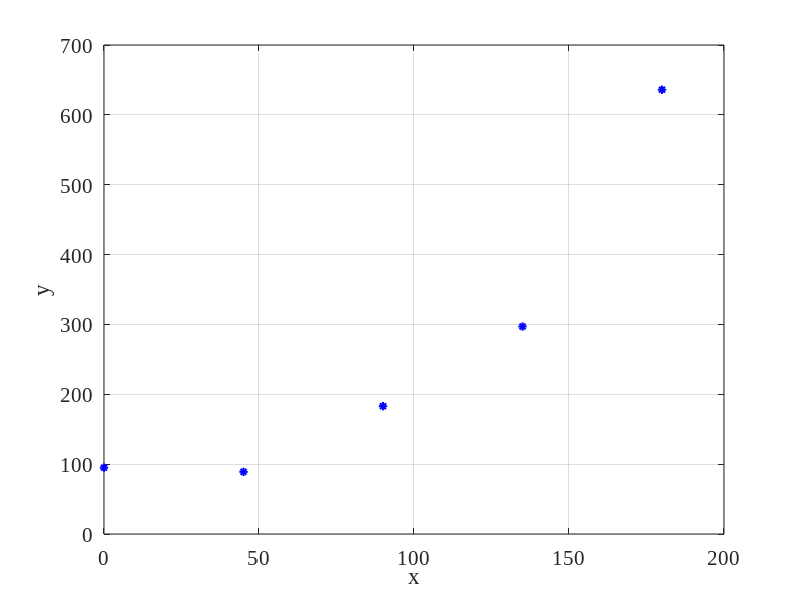

Here is the MATLAB script that generated this plot: (Note: this script raises an error after producing the figure.)
clc
clear
close all

%% Plot Setting 
line_width = 1.5;    fontsize_labels = 15;
set(0,'DefaultAxesFontName', 'Times New Roman')
set(0,'DefaultAxesFontSize', fontsize_labels)

%% Plot Function 
x = [0,45,90,135,180];
y = [95,89,183,297,636];

figure()
set(gcf,'color','white')
plot(x,y,'*b', 'linewidth',line_width); 
hold on
xlabel('x')
ylabel('y')
grid on

%% compose the optimization problem
import casadi.*

%Part 1
m = SX.sym('m'); % slope
c = SX.sym('c'); % y-intersection

%Part 2
obj = 0;

for i = 1:length(x)
    obj = obj+ (y(i) - (m*x(i)+c))^2; 
end

%Part 3
g = [];  
P = [];  
 
% Part 4
OPT_variables = [m;c];  %Two decision variable
nlp_prob = struct('f', obj, 'x', OPT_variables, 'g', g, 'p', P);


opts = struct;
opts.ipopt.max_iter = 1000;
opts.ipopt.print_level = 0; 
opts.print_time = 0; 
opts.ipopt.acceptable_tol =1e-8; 
opts.ipopt.acceptable_obj_change_tol = 1e-6; 

solver = nlpsol('solver', 'ipopt', nlp_prob,opts);

%Part 5
args = struct;
args.lbx = -inf;  
args.ubx = +inf;   
args.lbg = -inf;  
args.ubg = +inf;   

args.p   = []; 
args.x0  = [2;1]; 

sol = solver('x0', args.x0, 'lbx', args.lbx, 'ubx', args.ubx,...
    'lbg', args.lbg, 'ubg', args.ubg,'p',args.p);

x_sol = full(sol.x)            
min_value = full(sol.f) 

x_line = [0:1:180];
m_sol = x_sol(1)
c_sol = x_sol(2)
y_line = m_sol*x_line+c_sol;


% Visualize Results
figure()
set(gcf,'color','w')
plot(x,y,'*b', 'linewidth',line_width); 
hold on
plot(x_line,y_line,'-k', 'linewidth',line_width)
legend(['Data points',...
        'y =' , num2str(m_sol), 'x +', num2str(c_sol)])
xlabel('x')
ylabel('y')
grid on











